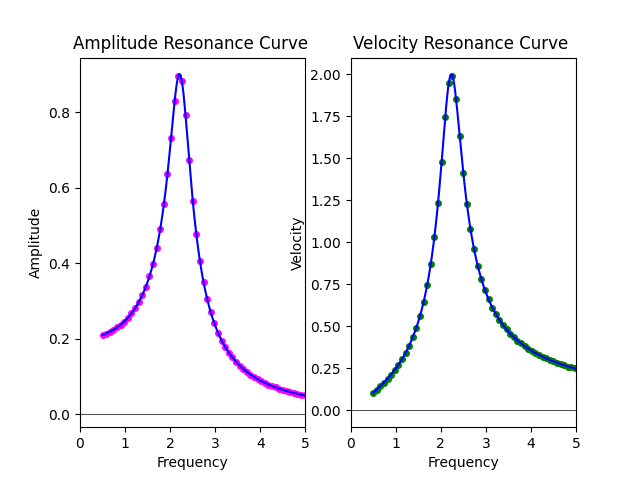

Write Python code to recreate this figure.
#PLotting Resonance Curve for Forced Harmonic Motion ODE using odeint()

import numpy as np
import matplotlib.pyplot as plt
from scipy.integrate import odeint
def fhm(u,t):
    x1=u[0]
    x2=u[1]
    dx1dt1=x2
    x=x1
    x1,x2=u
    dx2dt2=-mu*x2-k*x+F*np.cos(w*t)
    list=[dx1dt1,dx2dt2]    #Packed in a list
    return list
    
mu=eval(input('Enter the value of damping constant : '))
k=eval(input('Enter the value of force constant of oscillation : '))
F=eval(input('Enter peak value of external periodic force : '))
xo1=eval(input('Enter initial value of displacement : '))
xo2=eval(input('Enter initial value of velocity : '))
u0=[xo1,xo2]                #Initial values of x1 and x2 packed in list
trange=np.arange(0,100,0.1)
freq=np.arange(0.5,10,0.02)
a=[]
v=[]

for w in freq:
    sol=odeint(fhm,u0,trange)
    amp=np.max(sol[:,0][-200:])           #removing transient portion
    a.append(amp)
for w in freq:
    sol=odeint(fhm,u0,trange)
    vel=np.max(sol[:,1][-200:])              #removing transient portion
    v.append(vel)

plt.subplot(121)
exactAmp=F/np.sqrt((k-freq**2)**2+mu**2*freq**2)
plt.title('Amplitude Resonance Curve ')
plt.xlabel('Frequency')
plt.ylabel('Amplitude')
plt.plot(freq[::4],a[::4],'o',color='magenta',label='numerical value',ms=4)
plt.plot(freq,exactAmp,'-',color='blue',label='exact value')
plt.xlim(0,5)
plt.axhline(c='black',lw=0.5)
plt.axvline(c='black',lw=0.5)


plt.subplot(122)
exactVel=(F*freq)/np.sqrt((k-freq**2)**2+mu**2*freq**2)
plt.title('Velocity Resonance Curve ')
plt.xlabel('Frequency')
plt.ylabel('Velocity')
plt.plot(freq[::4],v[::4],'go',label='numerical value',ms=4)
plt.plot(freq,exactVel,'-',color='blue',label='exact value')
plt.xlim(0,5)
plt.axhline(c='black',lw=0.5)
plt.axvline(c='black',lw=0.5)
plt.savefig('/home/tux_blue/Documents/GitHub/Computational-Physics-UG/Numerical Methods/Differential Equation (IVP)/Python Files/Built_in_function_based_Implementation/resonance_curve.png')
plt.show()
